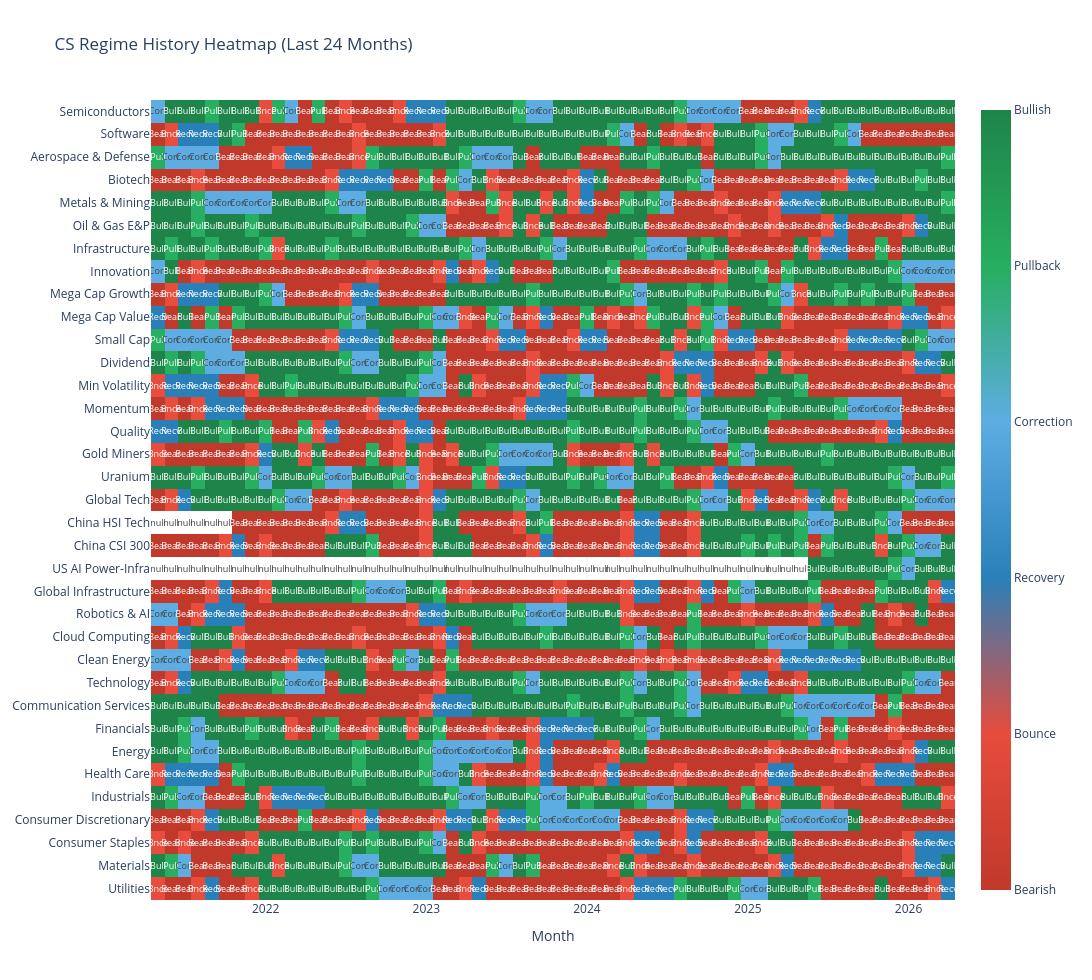

Notebook code for this chart:
### Code cell
# 국면을 숫자로 인코딩 (히트맵용)
regime_encoding = {
    'Bullish': 5,
    'Pullback': 4,
    'Correction': 3,
    'Recovery': 2,
    'Bounce': 1,
    'Bearish': 0,
}
regime_numeric = regime_df.replace(regime_encoding).apply(pd.to_numeric, errors='coerce')

# 최근 24개월만 표시
recent = regime_numeric.tail(60).T
recent.index = [TICKER_DESCRIPTIONS.get(t, t) for t in recent.index]
recent.columns = [d.strftime('%Y-%m') for d in regime_numeric.tail(60).index]

# 커스텀 컬러스케일 (6단계)
colorscale = [
    [0.0, '#c0392b'],    # Bearish (dark red)
    [0.2, '#e74c3c'],    # Bounce (light red)
    [0.4, '#2980b9'],    # Recovery (dark blue)
    [0.6, '#5dade2'],    # Correction (light blue)
    [0.8, '#27ae60'],    # Pullback (light green)
    [1.0, '#1e8449'],    # Bullish (dark green)
]

# 히트맵용 텍스트
text_matrix = regime_df.tail(60).T.copy()
text_matrix.index = recent.index
text_matrix.columns = recent.columns
text_short = text_matrix.replace({
    'Bullish': 'Bull',
    'Pullback': 'Pull',
    'Correction': 'Corr',
    'Bounce': 'Bnce',
    'Recovery': 'Recv',
    'Bearish': 'Bear',
})

fig = go.Figure(data=go.Heatmap(
    z=recent.values,
    x=recent.columns,
    y=recent.index,
    text=text_short.values,
    texttemplate='%{text}',
    textfont=dict(size=9),
    colorscale=colorscale,
    zmin=0, zmax=5,
    colorbar=dict(
        tickvals=[0, 1, 2, 3, 4, 5],
        ticktext=['Bearish', 'Bounce', 'Recovery', 'Correction', 'Pullback', 'Bullish'],
    ),
    hovertemplate='%{y}<br>%{x}<br>%{text}<extra></extra>',
))

fig.update_layout(
    title='CS Regime History Heatmap (Last 24 Months)',
    xaxis_title='Month',
    yaxis=dict(autorange='reversed'),
    template='plotly_white',
    height=max(500, len(recent) * 28),
    width=1100,
)
fig.show()

### Figure 1 — Plotly figure (JSON) as saved in the notebook; plotly's stock layout.template omitted (floating-point values rounded to 4 significant figures; data arrays with more than 128 entries replaced by an {"elided": "..."} marker saying what was removed)
{"data": [{"colorbar": {"ticktext": ["Bearish", "Bounce", "Recovery", "Correction", "Pullback", "Bullish"], "tickvals": [0, 1, 2, 3, 4, 5]}, "colorscale": [[0, "#c0392b"], [0.2, "#e74c3c"], [0.4, "#2980b9"], [0.6, "#5dade2"], [0.8, "#27ae60"], [1, "#1e8449"]], "hovertemplate": "%{y}<br>%{x}<br>%{text}<extra></extra>", "text": {"elided": "35x60 str values"}, "textfont": {"size": 9}, "texttemplate": "%{text}", "type": "heatmap", "x": ["2021-05", "2021-06", "2021-07", "2021-08", "2021-09", "2021-10", "2021-11", "2021-12", "2022-01", "2022-02", "2022-03", "2022-04", "2022-05", "2022-06", "2022-07", "2022-08", "2022-09", "2022-10", "2022-11", "2022-12", "2023-01", "2023-02", "2023-03", "2023-04", "2023-05", "2023-06", "2023-07", "2023-08", "2023-09", "2023-10", "2023-11", "2023-12", "2024-01", "2024-02", "2024-03", "2024-04", "2024-05", "2024-06", "2024-07", "2024-08", "2024-09", "2024-10", "2024-11", "2024-12", "2025-01", "2025-02", "2025-03", "2025-04", "2025-05", "2025-06", "2025-07", "2025-08", "2025-09", "2025-10", "2025-11", "2025-12", "2026-01", "2026-02", "2026-03", "2026-04"], "y": ["Semiconductors", "Software", "Aerospace & Defense", "Biotech", "Metals & Mining", "Oil & Gas E&P", "Infrastructure", "Innovation", "Mega Cap Growth", "Mega Cap Value", "Small Cap", "Dividend", "Min Volatility", "Momentum", "Quality", "Gold Miners", "Uranium", "Global Tech", "China HSI Tech", "China CSI 300", "US AI Power-Infra", "Global Infrastructure", "Robotics & AI", "Cloud Computing", "Clean Energy", "Technology", "Communication Services", "Financials", "Energy", "Health Care", "Industrials", "Consumer Discretionary", "Consumer Staples", "Materials", "Utilities"], "z": {"elided": "35x60 float values"}, "zmax": 5, "zmin": 0}], "layout": {"height": 980, "title": {"text": "CS Regime History Heatmap (Last 24 Months)"}, "width": 1100, "xaxis": {"title": {"text": "Month"}}, "yaxis": {"autorange": "reversed"}}}
